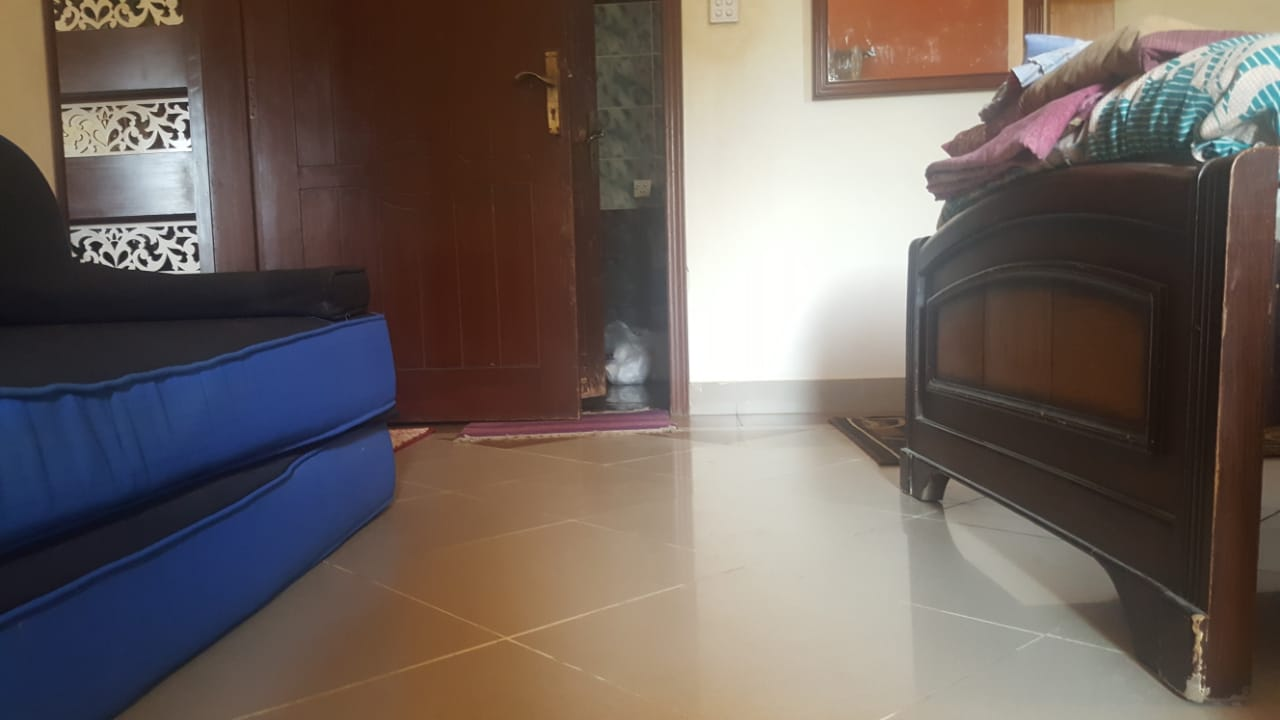
#> input picture sample.jpeg, 1280 x 720 px
$ jupyter execute --allow-errors FCD.ipynb
#> lines starting #> are read from the running program, lines starting #| are printed output that depends on the picture; after the words box and inside, x2 and y2 are one past the last pixel; in counts of white or black regions, pixels touching at a corner belong together
[cell 1]
import numpy as np
import cv2 as cv
from matplotlib import pyplot as plt

[cell 2]
img = cv.imread('sample.jpeg',0)
#> img: shape (720, 1280); min 13, max 255, mean 101.5
# Initiate FAST object with default values
fast = cv.FastFeatureDetector_create()
# find and draw the keypoints
kp = fast.detect(img,None)
#> kp = 2322 keypoints; strongest (x, y, size): (155, 252, 7), (138, 242, 7), (185, 229, 7), (186, 260, 7)
img2 = cv.drawKeypoints(img, kp, None, color=(255,0,0))
# Print all default params
print( "Threshold: {}".format(fast.getThreshold()) )
print( "nonmaxSuppression:{}".format(fast.getNonmaxSuppression()) )
print( "neighborhood: {}".format(fast.getType()) )
print( "Total Keypoints with nonmaxSuppression: {}".format(len(kp)) )
#| Total Keypoints with nonmaxSuppression: 2322
cv.imwrite('fast_true.png',img2)
# Disable nonmaxSuppression
fast.setNonmaxSuppression(0)
kp = fast.detect(img,None)
#> kp = 13264 keypoints; strongest (x, y, size): (53, 3, 7), (54, 3, 7), (55, 3, 7), (58, 3, 7)
print( "Total Keypoints without nonmaxSuppression: {}".format(len(kp)) )
#| Total Keypoints without nonmaxSuppression: 13264
img3 = cv.drawKeypoints(img, kp, None, color=(255,0,0))
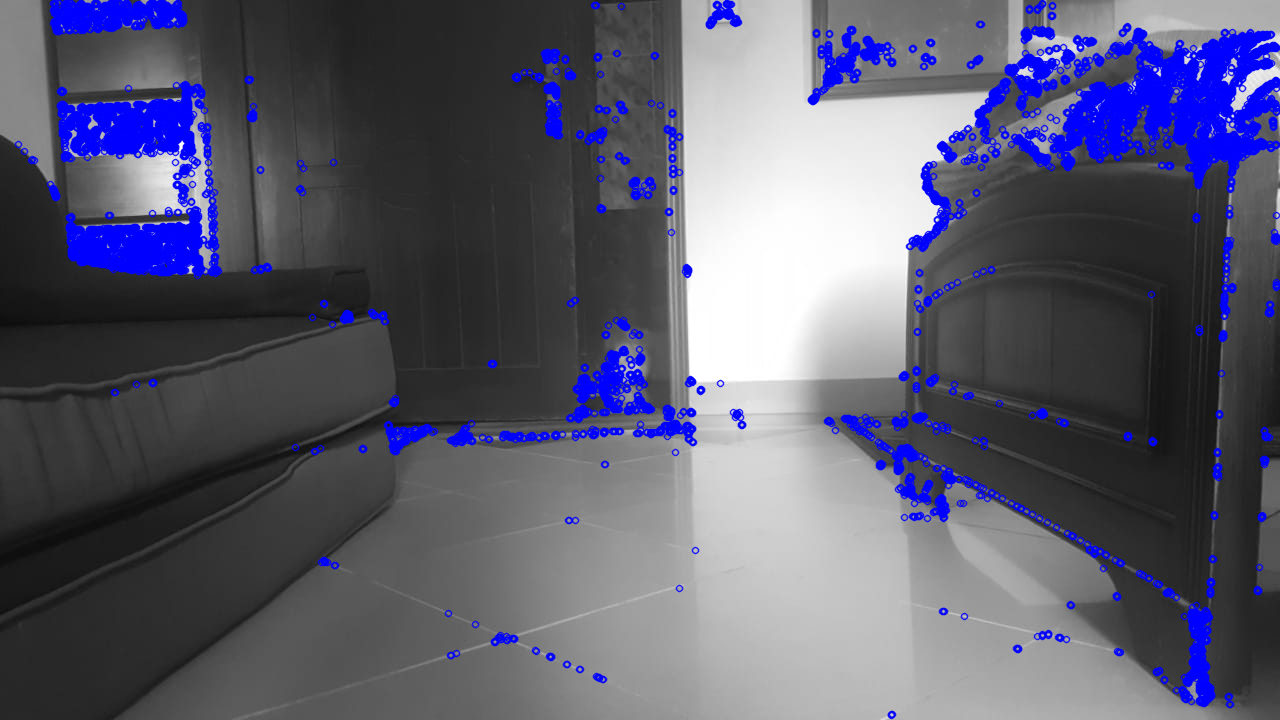
#> img3: shape (720, 1280, 3); mean of channels 0, 1, 2 111.5, 91.7, 91.7; drawn as B, G, R
cv.imwrite('fast_false.png',img3)
#> Out = True

[cell 3]
cap = cv.VideoCapture(0)
fast = cv.FastFeatureDetector_create()
fast.setNonmaxSuppression(0)
while True:
    ret, frame = cap.read()
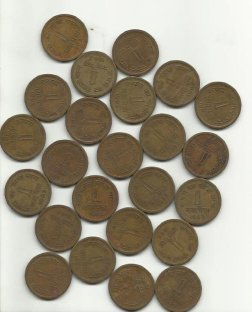
#> input picture coins.jpg, 252 x 312 px, given in place of the camera
#> frame is the input picture: shape (312, 252, 3); mean B, G, R 136.3, 153.2, 161.4
    gray = cv.cvtColor(frame, cv.COLOR_BGR2GRAY)
    img2 = cv.drawKeypoints(frame, kp, None, color=(255,0,0))
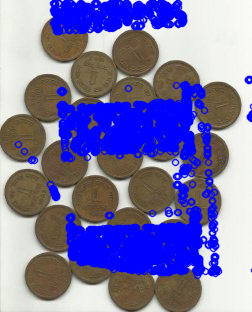
#> img2: shape (312, 252, 3); mean B, G, R 171, 118.5, 124.2
    kp = fast.detect(frame,None)
#> kp = 2914 keypoints; strongest (x, y, size): (63, 14, 7), (64, 14, 7), (56, 15, 7), (59, 15, 7)
    cv.imshow('FCD',img2)
    if cv.waitKey(1) & 0xFF == ord('q'):
#> (key q is pressed here)
        break
cap.release()
cv.destroyAllWindows()

[cell 4]
img = cv.imread('sample.jpeg')
#> img is the input picture: shape (720, 1280, 3); mean B, G, R 93.6, 98.6, 110
gray = cv.cvtColor(img,cv.COLOR_BGR2GRAY)
#> gray: shape (720, 1280)
ret, thresh = cv.threshold(gray,0,255,cv.THRESH_BINARY_INV+cv.THRESH_OTSU)
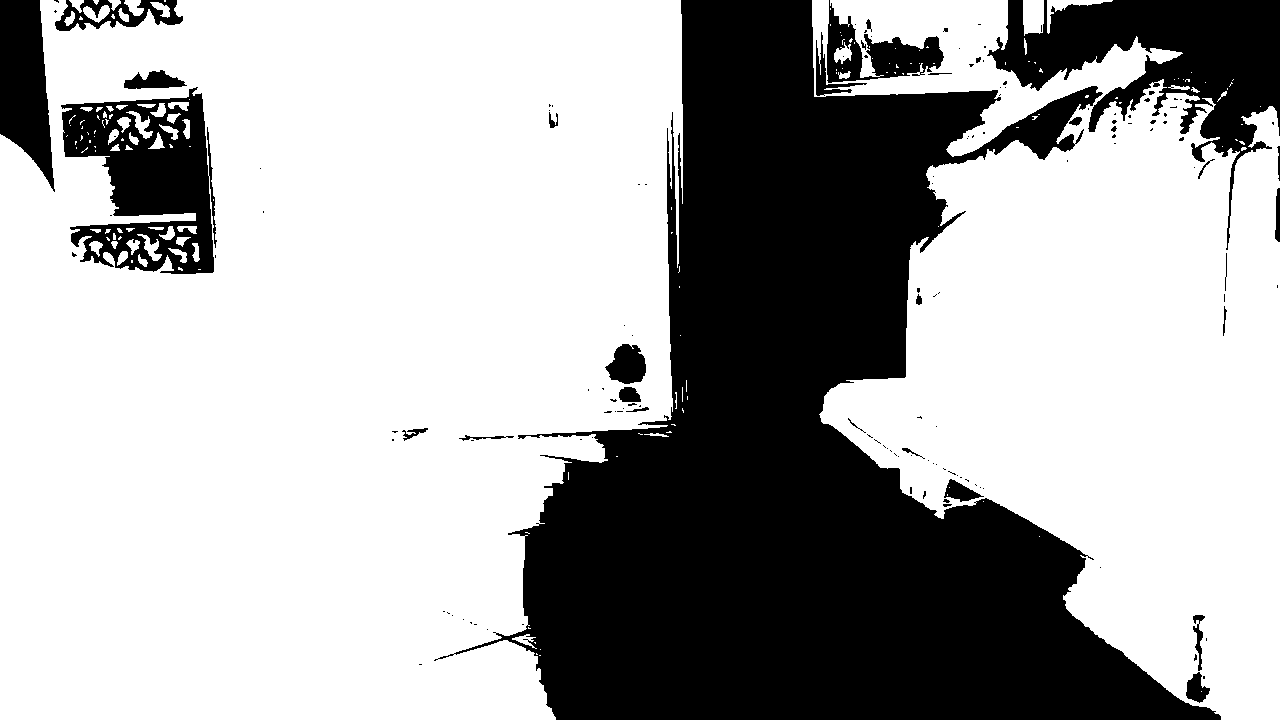
#> thresh: shape (720, 1280); 67% white; 145 black regions (113 under 20 px), largest, box (x1, y1, x2, y2) and area: (434, 0, 1221, 720) 243198, (987, 0, 1280, 250) 25453, (61, 87, 217, 274) 16993
#> ret = 122

[cell 5]
plt.imshow(thresh,cmap='gray')

[cell 6]
# noise removal
kernel = np.ones((3,3),np.uint8)
opening = cv.morphologyEx(thresh,cv.MORPH_OPEN,kernel, iterations = 2)
#> opening: shape (720, 1280); 66.3% white; 76 black regions (59 under 20 px), largest, box (x1, y1, x2, y2) and area: (434, 0, 1280, 720) 279288, (61, 87, 217, 274) 18797, (0, 0, 55, 192) 7140
# sure background area
sure_bg = cv.dilate(opening,kernel,iterations=3)
#> sure_bg: shape (720, 1280); 69.4% white; 29 black regions (11 under 20 px), largest, box (x1, y1, x2, y2) and area: (526, 0, 1218, 720) 236883, (987, 0, 1280, 155) 24425, (65, 92, 213, 271) 11068
# Finding sure foreground area
dist_transform = cv.distanceTransform(opening,cv.DIST_L2,5)
ret, sure_fg = cv.threshold(dist_transform,0.7*dist_transform.max(),255,0)
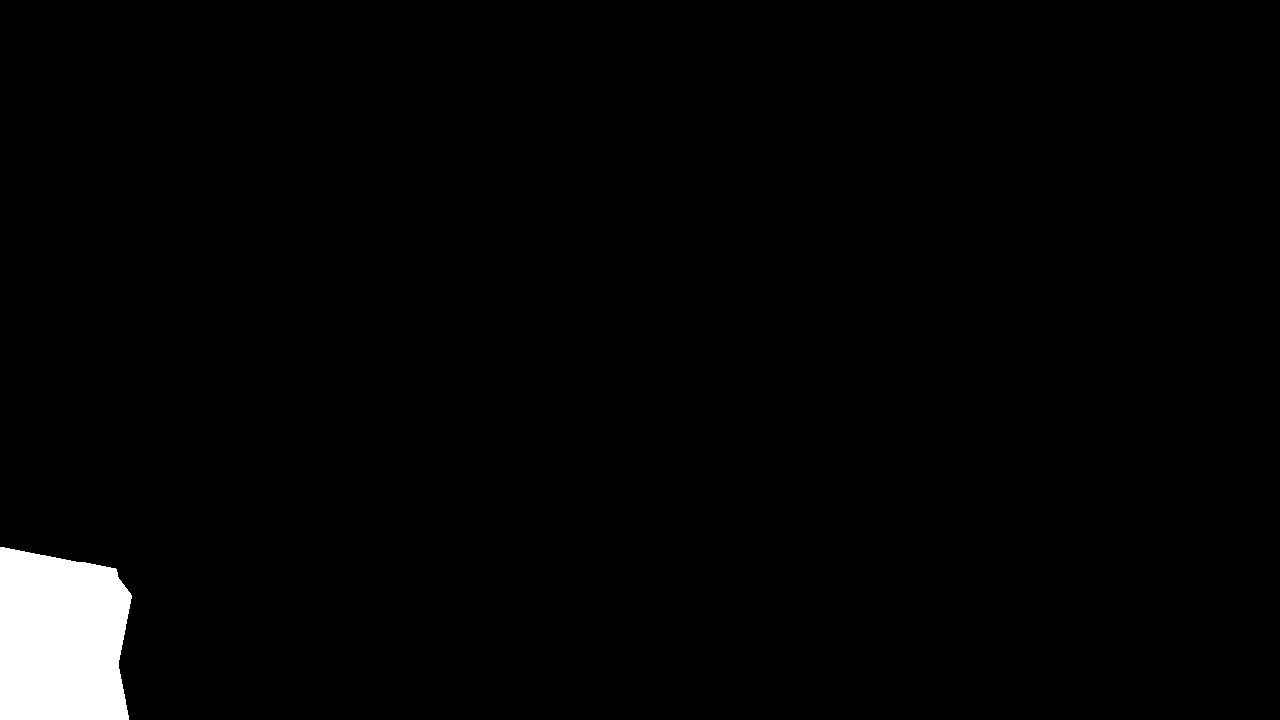
#> sure_fg: shape (720, 1280) float32; 2.2% white; 1 white region, box (x1, y1, x2, y2) and area: (0, 547, 132, 720) 20111
#> ret = 300.9
# Finding unknown region
sure_fg = np.uint8(sure_fg)
unknown = cv.subtract(sure_bg,sure_fg)
#> unknown: shape (720, 1280); 67.2% white; 30 black regions (11 under 20 px), largest, box (x1, y1, x2, y2) and area: (526, 0, 1218, 720) 236883, (987, 0, 1280, 155) 24425, (0, 547, 132, 720) 20111

[cell 7]
plt.imshow(sure_fg,cmap='gray')

[cell 8]
# Marker labelling
ret, markers = cv.connectedComponents(sure_fg)
#> ret = 2
# Add one to all labels so that sure background is not 0, but 1
markers = markers+1
# Now, mark the region of unknown with zero
markers[unknown==255] = 0
#> markers: shape (720, 1280) int32; 3 distinct labels, from 0 to 2
markers = cv.watershed(img,markers)
#> markers: shape (720, 1280) int32; 3 distinct labels, from -1 to 2
img[markers == -1] = [255,0,0]
#> img: shape (720, 1280, 3); 0.6% of pixels changed, all inside (x1, y1, x2, y2) = (0, 0, 1280, 720)
#> `ret, thresh = cv.threshold(gray,0,255,cv.THRESH_BINARY_INV+cv.THRESH_O..`:
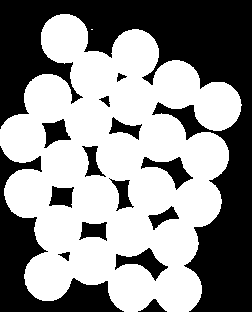
#> thresh: shape (312, 252); 55.9% white; 15 black regions, largest, box (x1, y1, x2, y2) and area: (0, 0, 252, 312) 24925, (0, 146, 124, 312) 5653, (115, 248, 168, 281) 657
#> `ret, thresh = cv.threshold(gray,0,255,cv.THRESH_BINARY_INV+cv.THRESH_O..`: ret = 162
#> `opening = cv.morphologyEx(thresh,cv.MORPH_OPEN,kernel, iterations = 2)`: opening: shape (312, 252); 55.9% white; 15 black regions, largest, box (x1, y1, x2, y2) and area: (0, 0, 252, 312) 24935, (0, 146, 124, 312) 5653, (115, 248, 168, 281) 657
#> `sure_bg = cv.dilate(opening,kernel,iterations=3)`: sure_bg: shape (312, 252); 66.1% white; 17 black regions (5 under 20 px), largest, box (x1, y1, x2, y2) and area: (0, 0, 252, 312) 21098, (0, 155, 116, 312) 4232, (175, 109, 199, 133) 203
#> `ret, sure_fg = cv.threshold(dist_transform,0.7*dist_transform.max(),25..`:
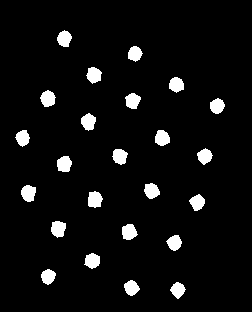
#> sure_fg: shape (312, 252) float32; 5.6% white; 24 white regions, largest, box (x1, y1, x2, y2) and area: (88, 191, 103, 208) 198, (21, 185, 36, 202) 196, (51, 221, 66, 238) 196
#> `ret, sure_fg = cv.threshold(dist_transform,0.7*dist_transform.max(),25..`: ret = 16.78
#> `ret, markers = cv.connectedComponents(sure_fg)`: markers: shape (312, 252) int32; 25 distinct labels, from 0 to 24
#> `ret, markers = cv.connectedComponents(sure_fg)`: ret = 25
#> `markers = markers+1`: markers: shape (312, 252) int32; 25 distinct labels, from 1 to 25
#> `markers[unknown==255] = 0`:
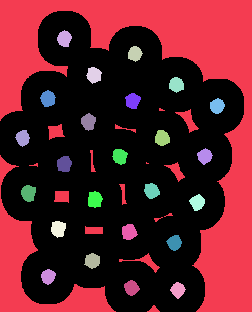
#> markers: shape (312, 252) int32; 26 distinct labels, from 0 to 25; one colour per label, 0 black
#> `markers = cv.watershed(frame,markers)`:
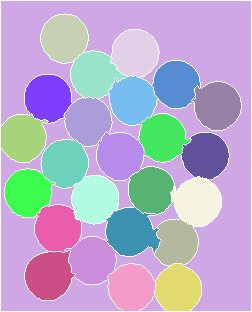
#> markers: shape (312, 252) int32; 26 distinct labels, from -1 to 25; one colour per label, 0 black, -1 white
#> `frame[markers == -1] = [255,0,0]`:
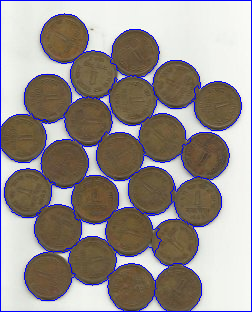
#> frame: shape (312, 252, 3); 5.06% of pixels changed, all inside (x1, y1, x2, y2) = (0, 0, 252, 312)
type(markers)

[cell 9]
plt.imshow(markers)

[cell 10]
cap = cv.VideoCapture(1)
#> (the rest of this cell did not finish here and is left out)
